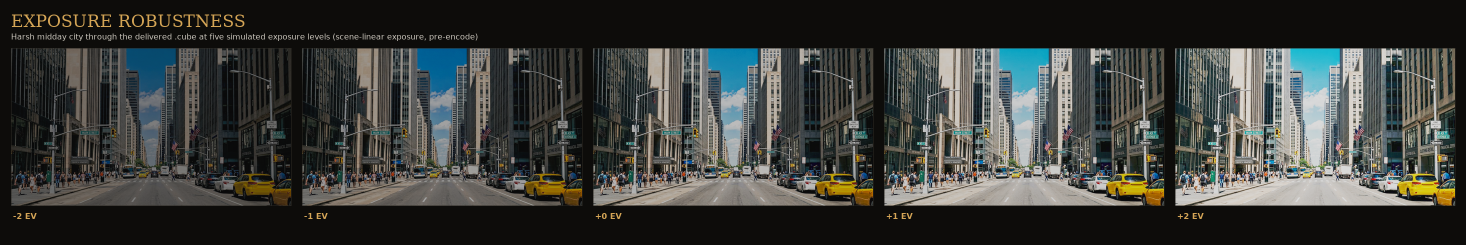
#> input picture GOLDEN_DAYLIGHT_CINEMA/CONTACT_SHEET/GOLDEN_DAYLIGHT_CINEMA_EXPOSURE_SWEEP.png, 2932 x 489 px, given in place of scene1_midday_city_BEFORE.png, which was not available (shown at 1/2 size)
$ python build_contact_sheet.py
#> lines starting #> are read from the running program, lines starting #| are printed output that depends on the picture
#!/usr/bin/env python3
"""Build a visual contact sheet of all 8 before/after comparisons."""
import os
import numpy as np
from PIL import Image, ImageDraw, ImageFont

ROOT = os.path.dirname(os.path.dirname(os.path.abspath(__file__)))
PREVIEWS = os.path.join(ROOT, "PREVIEWS")
OUT = os.path.join(ROOT, "CONTACT_SHEET", "contact_sheet.png")

SCENES = [
    ("scene1_midday_city", "1. Harsh midday city"),
    ("scene2_midday_portrait", "2. Midday portrait (sun)"),
    ("scene3_mediterranean_street", "3. Mediterranean street"),
    ("scene4_beach_daylight", "4. Bright beach daylight"),
    ("scene5_landscape_greenery", "5. Landscape & greenery"),
    ("scene6_golden_hour", "6. Golden-hour landscape"),
    ("scene7_modern_architecture", "7. Modern architecture"),
    ("scene8_travel_people", "8. Outdoor travel scene"),
]

COL_W = 760
ROW_H = 460
PAD = 18
LABEL_H = 46
BG = (14, 15, 18)

try:
    font = ImageFont.truetype("/usr/share/fonts/truetype/dejavu/DejaVuSans-Bold.ttf", 26)
    font_s = ImageFont.truetype("/usr/share/fonts/truetype/dejavu/DejaVuSans.ttf", 20)
except Exception:
    font = ImageFont.load_default()
    font_s = font

os.makedirs(os.path.dirname(OUT), exist_ok=True)
W = PAD * 3 + COL_W * 2
H = PAD * 2 + (ROW_H + LABEL_H) * len(SCENES)
sheet = Image.new("RGB", (W, H), BG)
draw = ImageDraw.Draw(sheet)

draw.text((PAD, PAD), "GOLDEN DAYLIGHT CINEMA  —  BEFORE / AFTER CONTACT SHEET",
          fill=(230, 225, 215), font=font)
draw.text((PAD, PAD + 38),
          "BEFORE = simulated Apple Log 2 (flat).  AFTER = delivered GOLDEN_DAYLIGHT_CINEMA.cube",
          fill=(150, 145, 135), font=font_s)

y = PAD * 2 + 70
for stem, label in SCENES:
    before = Image.open(os.path.join(PREVIEWS, f"{stem}_BEFORE.png")).convert("RGB")
#> before is the input picture: PIL image 2932x489 RGB; mean R, G, B 58.8, 60.9, 57.7
    after = Image.open(os.path.join(PREVIEWS, f"{stem}_AFTER.png")).convert("RGB")
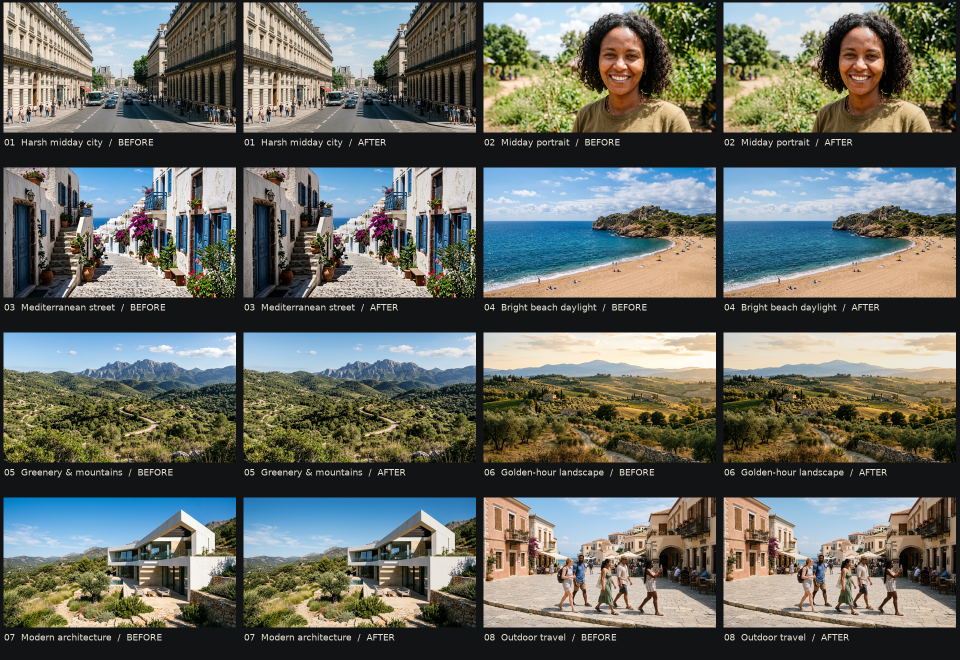
#> input picture GOLDEN_DAYLIGHT_CINEMA/CONTACT_SHEET/CONTACT_SHEET.png, 1920 x 1320 px, given in place of scene1_midday_city_AFTER.png, which was not available (shown at 1/2 size)
#> after is the input picture: PIL image 1920x1320 RGB; mean R, G, B 103, 106.1, 98.3
    b = before.resize((COL_W, ROW_H))
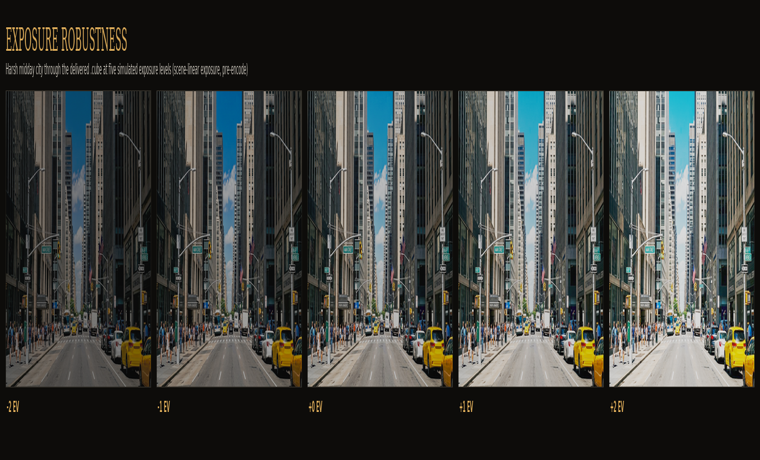
#> b: PIL image 760x460 RGB; mean R, G, B 58.8, 60.9, 57.7
    a = after.resize((COL_W, ROW_H))
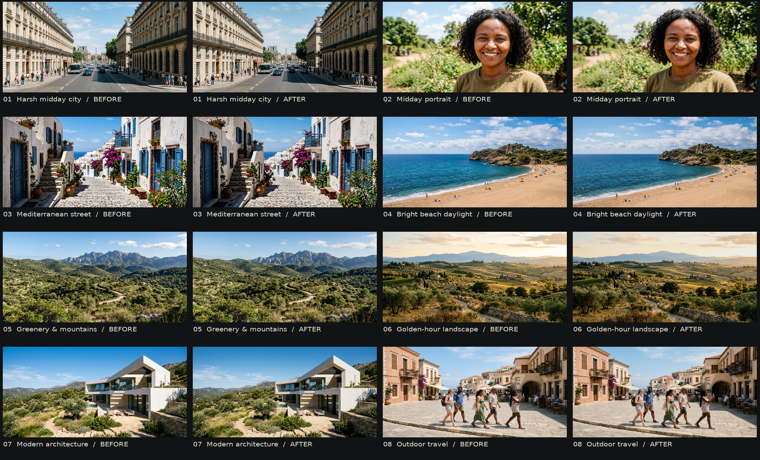
#> a: PIL image 760x460 RGB; mean R, G, B 103, 106.1, 98.3
    sheet.paste(b, (PAD, y))
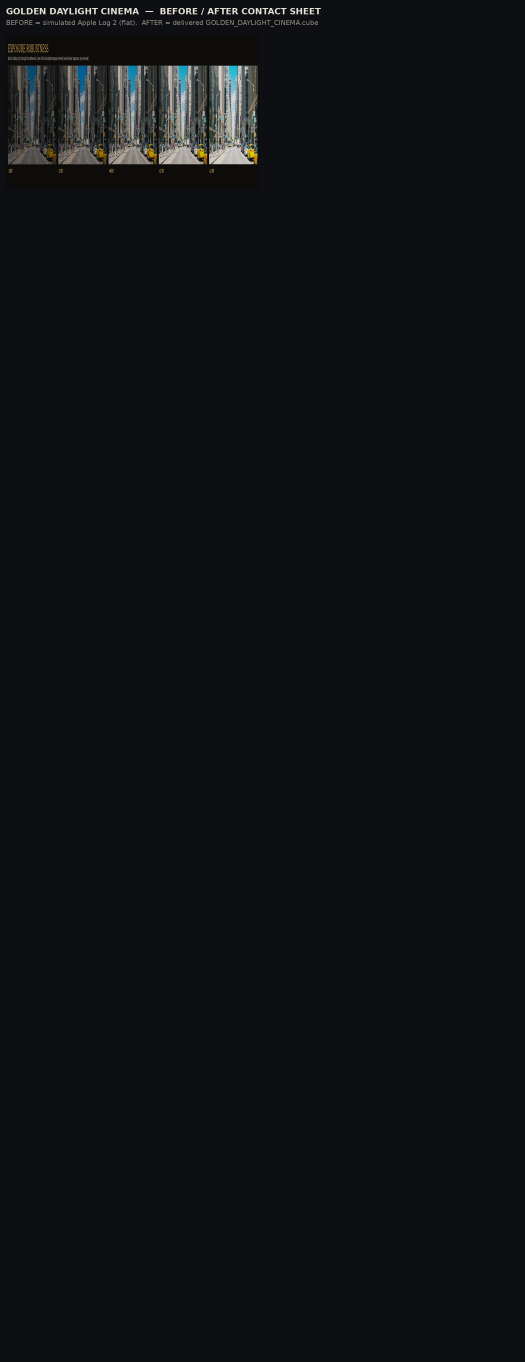
#> sheet: PIL image 1574x4084 RGB (shown at 1/3 size); mean R, G, B 16.8, 17.8, 20.5
    sheet.paste(a, (PAD * 2 + COL_W, y))
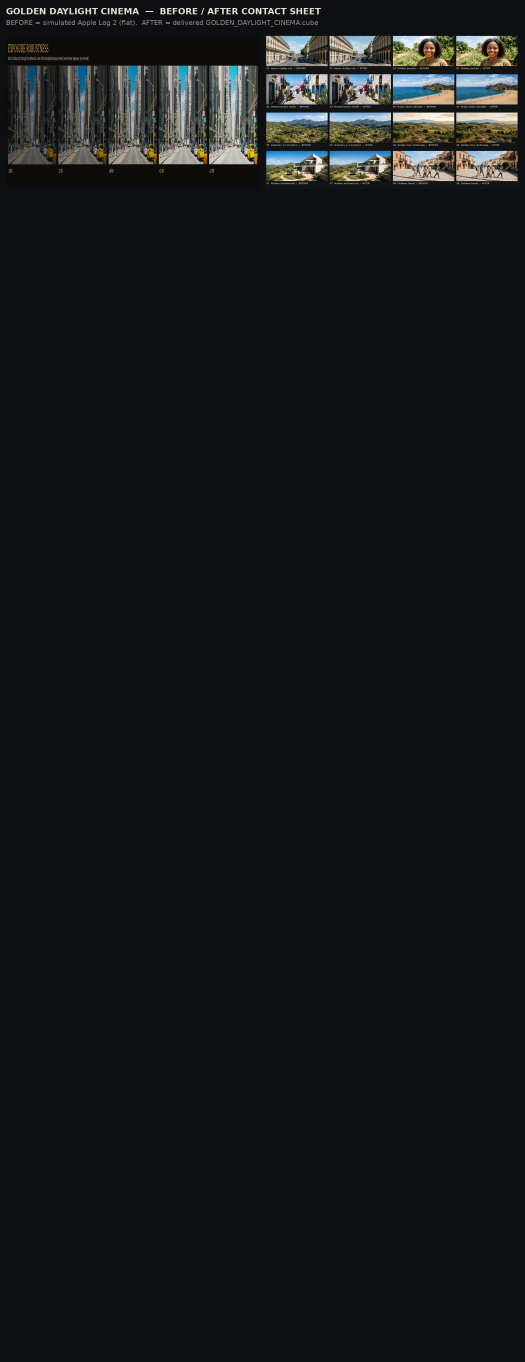
#> sheet: PIL image 1574x4084 RGB (shown at 1/3 size); mean R, G, B 21.6, 22.8, 24.8
#> (the run stopped early here; a loop or call above may not have finished)
